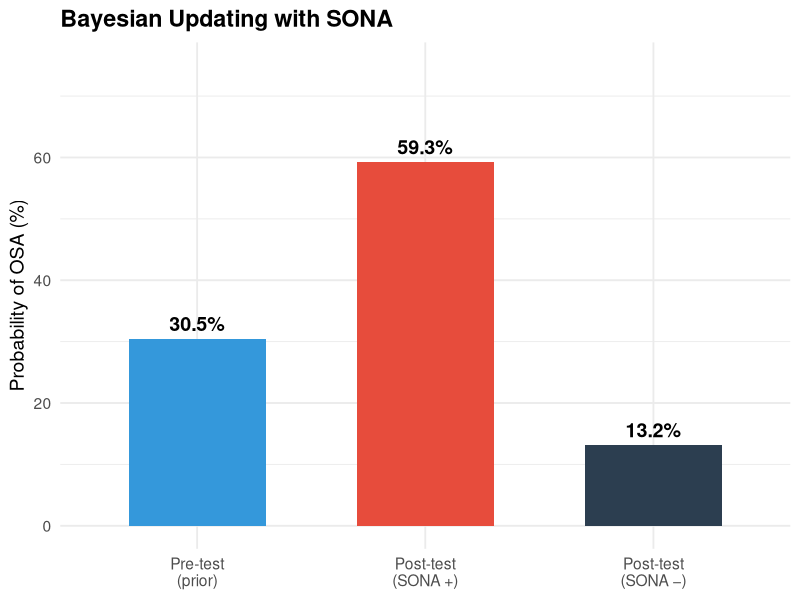
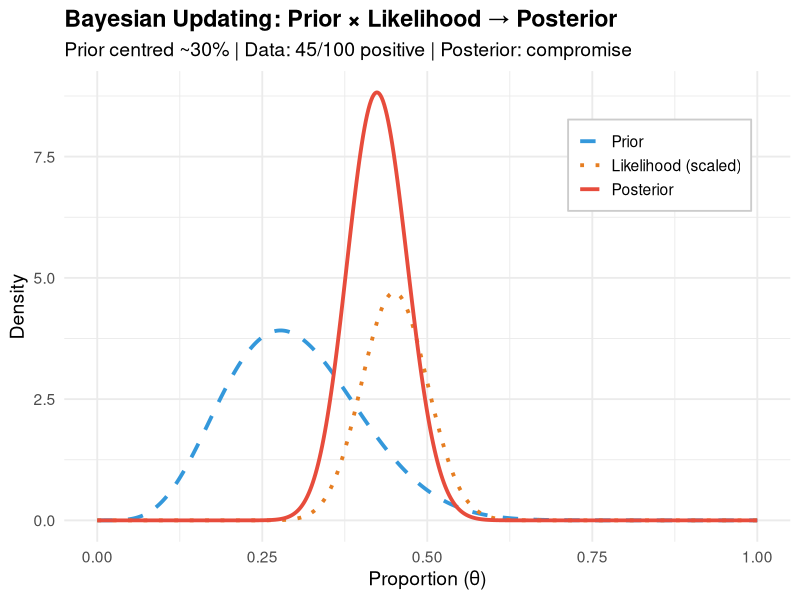
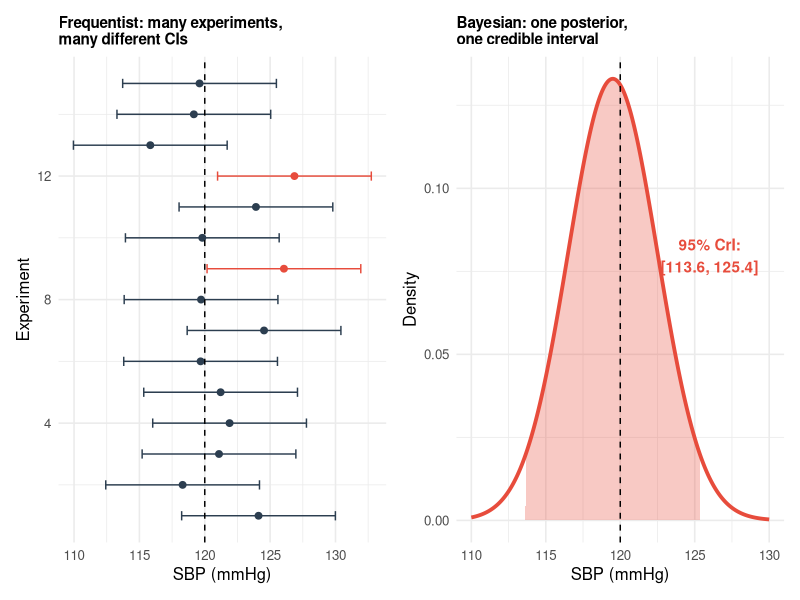
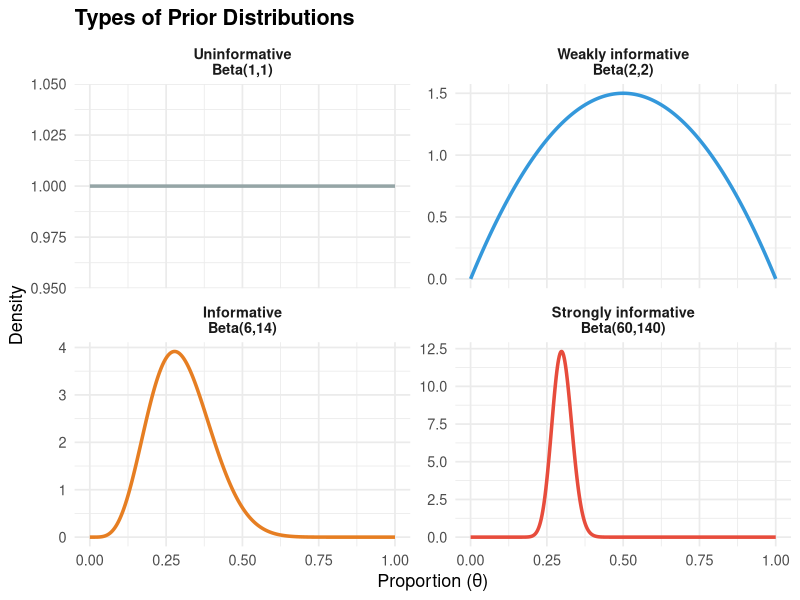
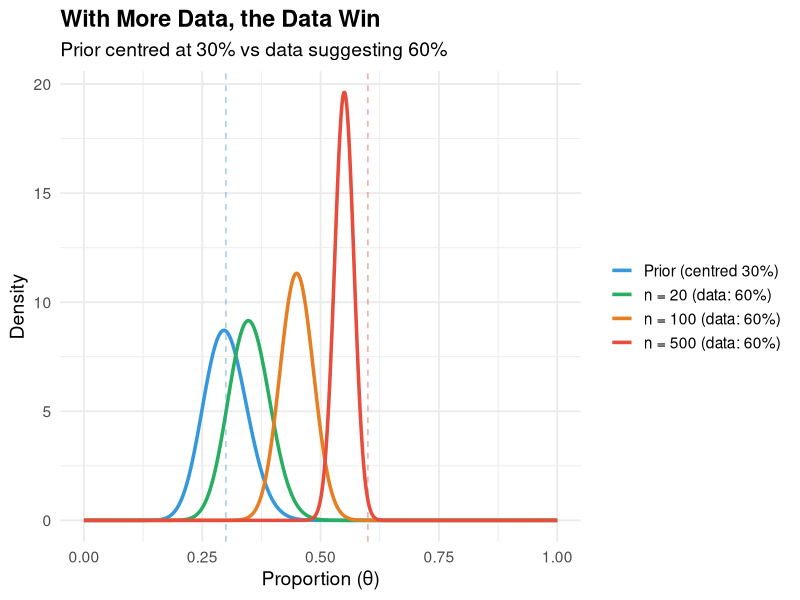
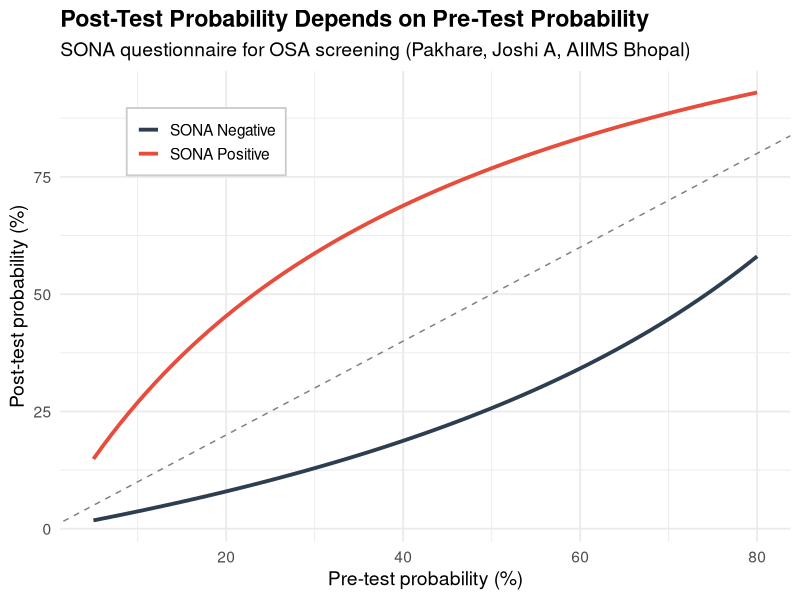
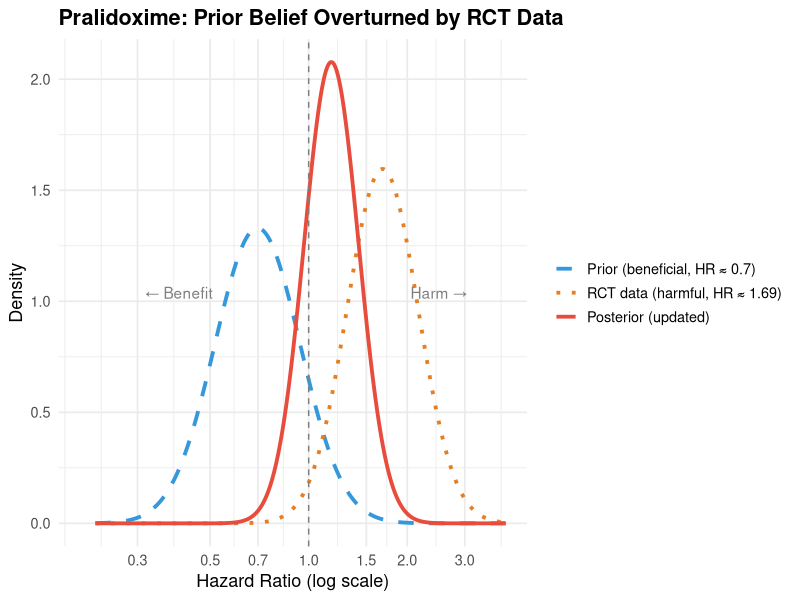
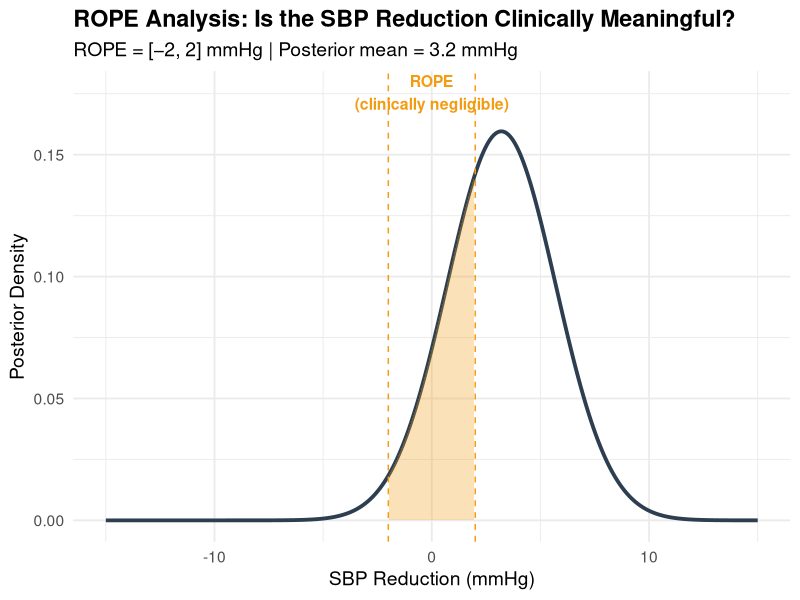

R code for these plots, in order:
## ---- chunk 1
#| label: setup
#| include: false
library(tidyverse)
library(kableExtra)
library(patchwork)
library(scales)
set.seed(42)
## ---- chunk 2
#| fig-height: 5
#| fig-width: 5.5

prior <- 0.305
sens <- 0.73
spec <- 0.78
post_pos <- (sens * prior) / (sens * prior + (1 - spec) * (1 - prior))
post_neg <- ((1 - sens) * prior) / ((1 - sens) * prior + spec * (1 - prior))

bar_df <- tibble(
  stage = c("Pre-test\n(prior)", "Post-test\n(SONA +)", "Post-test\n(SONA −)"),
  prob = c(prior, post_pos, post_neg) * 100,
  fill = c("#3498db", "#e74c3c", "#2c3e50")
) %>% mutate(stage = fct_inorder(stage))

ggplot(bar_df, aes(x = stage, y = prob, fill = stage)) +
  geom_col(width = 0.6) +
  geom_text(aes(label = paste0(round(prob, 1), "%")), vjust = -0.5, fontface = "bold", size = 5) +
  scale_fill_manual(values = c("#3498db", "#e74c3c", "#2c3e50")) +
  ylim(0, 75) +
  labs(title = "Bayesian Updating with SONA",
       x = NULL, y = "Probability of OSA (%)") +
  theme_minimal(base_size = 14) +
  theme(legend.position = "none", plot.title = element_text(face = "bold"))
## ---- chunk 3
#| fig-height: 5.5
#| fig-width: 10

x_bf <- seq(0, 1, length.out = 500L)
prior_d <- dbeta(x_bf, 6, 14)
like_d <- dbeta(x_bf, 45 + 1, 55 + 1)
like_d <- like_d / max(like_d) * max(prior_d) * 1.2
post_d <- dbeta(x_bf, 51, 69)

df_bayes <- bind_rows(
  tibble(theta = x_bf, density = prior_d, component = "Prior"),
  tibble(theta = x_bf, density = like_d, component = "Likelihood (scaled)"),
  tibble(theta = x_bf, density = post_d, component = "Posterior")
) %>% mutate(component = fct_inorder(component))

ggplot(df_bayes, aes(x = theta, y = density, color = component, linetype = component)) +
  geom_line(linewidth = 1.3) +
  scale_color_manual(values = c("#3498db", "#e67e22", "#e74c3c")) +
  scale_linetype_manual(values = c("dashed", "dotted", "solid")) +
  labs(title = "Bayesian Updating: Prior × Likelihood → Posterior",
       subtitle = "Prior centred ~30% | Data: 45/100 positive | Posterior: compromise",
       x = "Proportion (θ)", y = "Density", color = NULL, linetype = NULL) +
  theme_minimal(base_size = 14) +
  theme(legend.position = c(0.82, 0.8), plot.title = element_text(face = "bold"),
        legend.background = element_rect(fill = "white", color = "gray80"))
## ---- chunk 4
#| fig-height: 5
#| fig-width: 10

set.seed(42)
true_mean <- 120; n <- 25; n_sims <- 15

freq_sims <- tibble(
  sim = 1:n_sims,
  mean = rnorm(n_sims, true_mean, 15/sqrt(n)),
  se = 15/sqrt(n)
) %>% mutate(lo = mean - 1.96 * se, hi = mean + 1.96 * se,
             covers = lo <= true_mean & hi >= true_mean)

p1 <- ggplot(freq_sims, aes(y = sim)) +
  geom_point(aes(x = mean, color = covers), size = 2) +
  geom_errorbarh(aes(xmin = lo, xmax = hi, color = covers), height = 0.3) +
  geom_vline(xintercept = true_mean, linetype = "dashed") +
  scale_color_manual(values = c("TRUE" = "#2c3e50", "FALSE" = "#e74c3c"), guide = "none") +
  labs(title = "Frequentist: many experiments,\nmany different CIs", x = "SBP (mmHg)", y = "Experiment") +
  theme_minimal(base_size = 12) + theme(plot.title = element_text(face = "bold", size = 11))

theta_b <- seq(110, 130, length.out = 500)
post_sbp <- dnorm(theta_b, 119.5, 15/sqrt(n))
cri_lo <- qnorm(0.025, 119.5, 15/sqrt(n))
cri_hi <- qnorm(0.975, 119.5, 15/sqrt(n))

p2 <- ggplot(tibble(x = theta_b, y = post_sbp), aes(x, y)) +
  geom_line(linewidth = 1.3, color = "#e74c3c") +
  geom_area(data = tibble(x = theta_b, y = post_sbp) %>% filter(x >= cri_lo & x <= cri_hi),
            fill = "#e74c3c", alpha = 0.3) +
  geom_vline(xintercept = true_mean, linetype = "dashed") +
  annotate("text", x = 126, y = max(post_sbp) * 0.6,
           label = paste0("95% CrI:\n[", round(cri_lo,1), ", ", round(cri_hi,1), "]"),
           color = "#e74c3c", fontface = "bold") +
  labs(title = "Bayesian: one posterior,\none credible interval", x = "SBP (mmHg)", y = "Density") +
  theme_minimal(base_size = 12) + theme(plot.title = element_text(face = "bold", size = 11))

p1 + p2
## ---- chunk 5
#| fig-height: 5
#| fig-width: 10

x_pt <- seq(0, 1, length.out = 500L)
priors_df <- bind_rows(
  tibble(theta = x_pt, density = dbeta(x_pt, 1, 1), type = "Uninformative\nBeta(1,1)"),
  tibble(theta = x_pt, density = dbeta(x_pt, 2, 2), type = "Weakly informative\nBeta(2,2)"),
  tibble(theta = x_pt, density = dbeta(x_pt, 6, 14), type = "Informative\nBeta(6,14)"),
  tibble(theta = x_pt, density = dbeta(x_pt, 60, 140), type = "Strongly informative\nBeta(60,140)")
) %>% mutate(type = fct_inorder(type))

ggplot(priors_df, aes(x = theta, y = density, color = type)) +
  geom_line(linewidth = 1.2) +
  facet_wrap(~type, scales = "free_y") +
  scale_color_manual(values = c("#95a5a6", "#3498db", "#e67e22", "#e74c3c")) +
  labs(title = "Types of Prior Distributions",
       x = "Proportion (θ)", y = "Density") +
  theme_minimal(base_size = 13) +
  theme(legend.position = "none", strip.text = element_text(face = "bold"),
        plot.title = element_text(face = "bold"))
## ---- chunk 6
#| fig-height: 5
#| fig-width: 10

x_pc <- seq(0, 1, length.out = 500L)
conflict_df <- bind_rows(
  tibble(theta = x_pc, density = dbeta(x_pc, 30, 70), label = "Prior (centred 30%)"),
  tibble(theta = x_pc, density = dbeta(x_pc, 42, 78), label = "n = 20 (data: 60%)"),
  tibble(theta = x_pc, density = dbeta(x_pc, 90, 110), label = "n = 100 (data: 60%)"),
  tibble(theta = x_pc, density = dbeta(x_pc, 330, 270), label = "n = 500 (data: 60%)")
) %>% mutate(label = fct_inorder(label))

ggplot(conflict_df, aes(x = theta, y = density, color = label)) +
  geom_line(linewidth = 1.2) +
  scale_color_manual(values = c("#3498db", "#27ae60", "#e67e22", "#e74c3c")) +
  geom_vline(xintercept = 0.30, linetype = "dashed", color = "#3498db", alpha = 0.5) +
  geom_vline(xintercept = 0.60, linetype = "dashed", color = "#e74c3c", alpha = 0.5) +
  labs(title = "With More Data, the Data Win",
       subtitle = "Prior centred at 30% vs data suggesting 60%",
       x = "Proportion (θ)", y = "Density", color = NULL) +
  theme_minimal(base_size = 14) +
  theme(legend.position = "right", plot.title = element_text(face = "bold"))
## ---- chunk 7
#| fig-height: 5.5
#| fig-width: 10

prev_range <- seq(0.05, 0.80, by = 0.01)
sens <- 0.73; spec <- 0.78

post_pos <- (sens * prev_range) / (sens * prev_range + (1 - spec) * (1 - prev_range))
post_neg <- ((1 - sens) * prev_range) / ((1 - sens) * prev_range + spec * (1 - prev_range))

diag_df <- tibble(
  prior = rep(prev_range, 2),
  posterior = c(post_pos, post_neg),
  result = rep(c("SONA Positive", "SONA Negative"), each = length(prev_range))
)

ggplot(diag_df, aes(x = prior * 100, y = posterior * 100, color = result)) +
  geom_line(linewidth = 1.3) +
  geom_abline(slope = 1, intercept = 0, linetype = "dashed", color = "gray50") +
  scale_color_manual(values = c("SONA Positive" = "#e74c3c", "SONA Negative" = "#2c3e50")) +
  labs(title = "Post-Test Probability Depends on Pre-Test Probability",
       subtitle = "SONA questionnaire for OSA screening (Pakhare, Joshi A, AIIMS Bhopal)",
       x = "Pre-test probability (%)", y = "Post-test probability (%)", color = NULL) +
  theme_minimal(base_size = 14) +
  theme(legend.position = c(0.2, 0.85), plot.title = element_text(face = "bold"),
        legend.background = element_rect(fill = "white", color = "gray80"))
## ---- chunk 8
#| fig-height: 4.5
#| fig-width: 10

x_pral <- seq(-1.5, 1.5, length.out = 500L)
post_var <- 1 / (1/0.3^2 + 1/0.25^2)
post_mean <- post_var * (-0.36/0.3^2 + 0.52/0.25^2)

pral_df <- bind_rows(
  tibble(theta = x_pral, density = dnorm(x_pral, -0.36, 0.3), component = "Prior (beneficial, HR \u2248 0.7)"),
  tibble(theta = x_pral, density = dnorm(x_pral, 0.52, 0.25), component = "RCT data (harmful, HR \u2248 1.69)"),
  tibble(theta = x_pral, density = dnorm(x_pral, post_mean, sqrt(post_var)), component = "Posterior (updated)")
) %>% mutate(component = fct_inorder(component))

post_pral <- dnorm(x_pral, post_mean, sqrt(post_var))

ggplot(pral_df, aes(x = exp(theta), y = density, color = component, linetype = component)) +
  geom_line(linewidth = 1.3) +
  geom_vline(xintercept = 1, linetype = "dashed", color = "gray50") +
  scale_color_manual(values = c("#3498db", "#e67e22", "#e74c3c")) +
  scale_linetype_manual(values = c("dashed", "dotted", "solid")) +
  scale_x_continuous(breaks = c(0.3, 0.5, 0.7, 1, 1.5, 2, 3), trans = "log", limits = c(0.2, 4)) +
  annotate("text", x = 0.4, y = max(post_pral) * 0.5, label = "← Benefit", color = "gray50") +
  annotate("text", x = 2.5, y = max(post_pral) * 0.5, label = "Harm →", color = "gray50") +
  labs(title = "Pralidoxime: Prior Belief Overturned by RCT Data",
       x = "Hazard Ratio (log scale)", y = "Density", color = NULL, linetype = NULL) +
  theme_minimal(base_size = 13) +
  theme(legend.position = "right", plot.title = element_text(face = "bold"))
## ---- chunk 9
#| fig-height: 4.5
#| fig-width: 10

theta <- seq(-15, 15, length.out = 500)
post_effect <- dnorm(theta, 3.2, 2.5)
df_rope <- tibble(theta = theta, density = post_effect)

ggplot(df_rope, aes(x = theta, y = density)) +
  geom_line(linewidth = 1.3, color = "#2c3e50") +
  geom_area(data = df_rope %>% filter(theta >= -2 & theta <= 2),
            fill = "#f39c12", alpha = 0.3) +
  geom_vline(xintercept = c(-2, 2), linetype = "dashed", color = "#f39c12") +
  annotate("text", x = 0, y = max(post_effect) * 1.1, label = "ROPE\n(clinically negligible)",
           fontface = "bold", color = "#f39c12", size = 4) +
  labs(title = "ROPE Analysis: Is the SBP Reduction Clinically Meaningful?",
       subtitle = "ROPE = [−2, 2] mmHg | Posterior mean = 3.2 mmHg",
       x = "SBP Reduction (mmHg)", y = "Posterior Density") +
  theme_minimal(base_size = 14) +
  theme(plot.title = element_text(face = "bold"))
## ---- chunk 10
#| results: asis
prev_tb <- 0.005; sens_tb <- 0.92; spec_tb <- 0.88
post_tb <- (sens_tb * prev_tb) / (sens_tb * prev_tb + (1 - spec_tb) * (1 - prev_tb))
